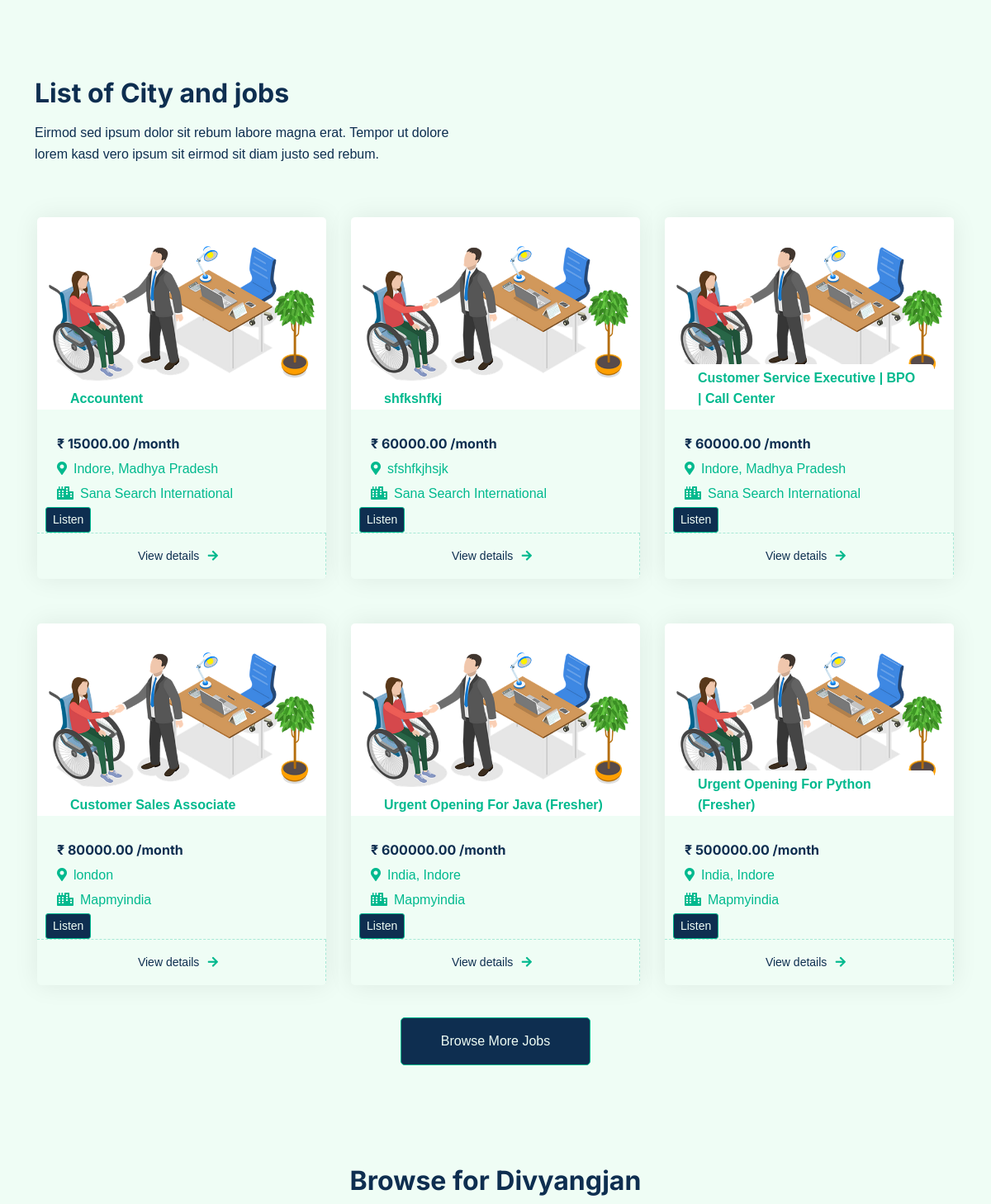
Before: / (middle part) with the older database file.
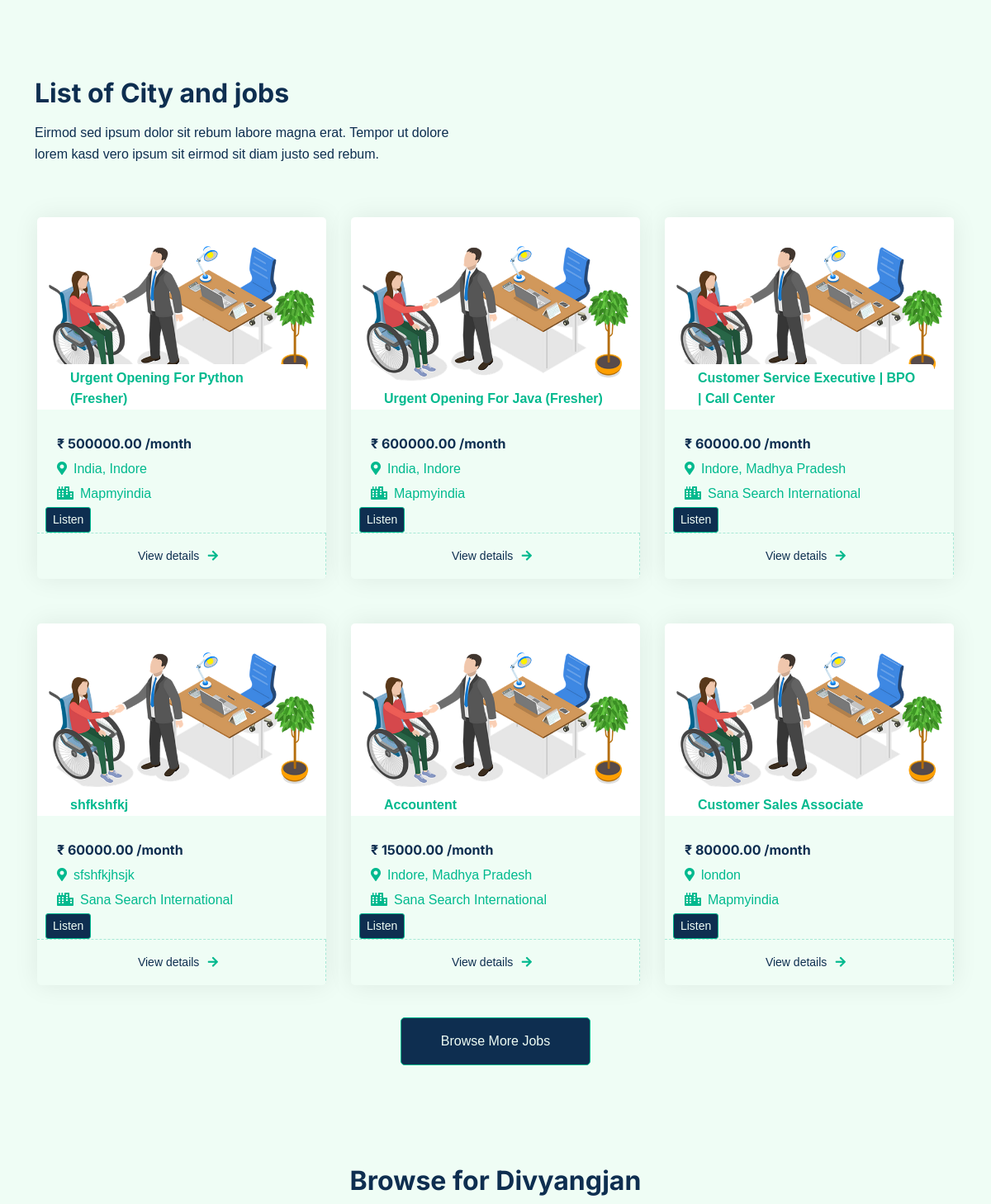
After: the same page with the newer database file.
### usa/models.py (models this page shows, shortened)
class Job(models.Model):
    job_id = models.AutoField(primary_key=True)
    job_title = models.CharField(max_length=255)
    location = models.CharField(max_length=255)
    job_type_choices = [
        ('marketing', 'Marketing'),
        ('design', 'Design'),
        ('development', 'Development'),
        ('customer', 'Customer'),
        ('health_caare', 'Health and Caare'),
        ('automotive', 'Automotive jobs'),
        ('data_entry', 'Data entry'),
        ('call_center', 'Call center'),
    ]
    job_type = models.CharField(max_length=20, choices=job_type_choices)
    mode_choices = [
        ('hibrid', 'Hibrid'),
        ('remote', 'Remote'),
        ('wfo', 'WFO')
    ]
    mode = models.CharField(max_length=10, choices=mode_choices)
    time_choices = [
        ('full_time', 'Full Time'),
        ('part_time', 'Part Time'),
        ('internship', 'Internship'),
    ]
    time = models.CharField(max_length=10, choices=time_choices)
    categories_choices = [
        ('government', 'Government'),
        ('private', 'Private'),
    ]
    categories = models.CharField(max_length=10, choices=categories_choices)
    disability_types = models.ManyToManyField('DisabilityType', related_name='jobs', blank=True)
    salary = models.DecimalField(max_digits=10, decimal_places=2)
    hours = models.PositiveIntegerField()
    about = RichTextField()
    updated_at = models.DateTimeField(auto_now=True)
    company = models.ForeignKey(Companies, on_delete=models.CASCADE, related_name='jobs', default=None)
    last_date = models.DateField(blank=True, null=True)
    is_published = models.BooleanField(default=False)
    is_closed = models.BooleanField(default=False)
    image = models.ImageField(upload_to='job_images/', default='default_job_banner.jpg')
    posted_by = models.ForeignKey('auth.User', on_delete=models.CASCADE)
    print(f"current directory {getcwd()}")
    objects = JobManager()

class Companies(models.Model):
    user = models.OneToOneField(User, on_delete=models.CASCADE, related_name='company_profile')
    name = models.CharField(max_length=300)
    description = RichTextField()
    industry_type = models.CharField(max_length=50, blank=True, null=True)
    logo = models.ImageField(upload_to='company_logos/', blank=True, null=True)
    url = models.URLField(max_length=200, blank=True, null=True)

### usa/views.py (the view)
# urls.py: path('', index, name='index'),  # Add the landing page path
def index(request):
    current_year = datetime.now()
    year = current_year.year
    published_jobs = Job.objects.filter(is_published=True).order_by('-updated_at')
    jobs = published_jobs.filter(is_closed=False)
    no_marketing = len(Job.objects.filter(job_type='marketing'))
    no_design = len(Job.objects.filter(job_type='design'))
    no_development = len(Job.objects.filter(job_type='development'))
    no_customer = len(Job.objects.filter(job_type='customer'))
    no_health_caare = len(Job.objects.filter(job_type='health_caare'))
    no_automotive = len(Job.objects.filter(job_type='automotive'))
    no_data_entry = len(Job.objects.filter(job_type='data_entry'))
    no_call_center = len(Job.objects.filter(job_type='call_center'))
    no_all_jobs = len(jobs)
    context = {
        'jobs': jobs,
        'no_marketing': no_marketing,
        'no_design': no_design,
        'no_development': no_development,
        'no_customer': no_customer,
        'no_health_caare': no_health_caare,
        'no_automotive': no_automotive,
        'no_data_entry':no_data_entry,
        'no_call_center':no_call_center,
        'year': year,
        'no_all_jobs': no_all_jobs,
    }
    template_name = "index.html"
    return render(request, template_name, context)

### usa/models.py (called while the page is built)
    def get_queryset(self):
        return JobQuerySet(self.model, using=self._db)

### templates/index.html (shortened to what this page needs)
{% load static %}
{% include 'header.html' %}
        <div class="container-xxl py-5">
            <div class="container">
                <div class="row g-0 gx-5 align-items-end">
                    <div class="col-lg-6">
                        <div class="text-start mx-auto mb-5 wow slideInLeft" data-wow-delay="0.1s">
                            <h1 class="mb-3">List of City and jobs</h1>
                            <p>Eirmod sed ipsum dolor sit rebum labore magna erat. Tempor ut dolore lorem kasd vero ipsum sit eirmod sit diam justo sed rebum.</p>
                        </div>
                    </div>
                </div>
                <div class="tab-content">
                    <div id="tab-1" class="tab-pane fade show p-0 active">
                        <div class="row g-4">
                            {% for job in jobs|slice:":6" %}
                            <div class="col-lg-4 col-md-6 wow fadeInUp" data-wow-delay="0.1s" style="background-color: var(--light);">
                                <div class="property-item rounded overflow-hidden">
                                    <div class="position-relative overflow-hidden">
                                        <a href=""><img class="img-fluid" src="{{job.image.url}}" alt="card-Image"></a>
                                        <div class="bg-white rounded-top text-primary position-absolute start-0 bottom-0 mx-4 pt-1 px-3">{{ job.job_title }}</div>
                                    </div>
                                    <div class="p-4 pb-0">
                                        <h5 class="d-block h6 mb-2" style="color: var(--dark);">₹ {{ job.salary }} /month</h5>
                                        <p class="d-block mb-1"><i class="fa fa-map-marker-alt text-primary me-2"></i>{{ job.location }}</p>
                                        <p class="d-block mb-1"><i class="fa fa-sharp fa-light fa-city text-primary me-2"></i>{{ job.company.name }}</p>
                                    </div>
                                    <button onclick="speakJob('{{ job.job_title }}', '{{ job.salary }}', '{{ job.location }}', '{{ job.company.name }}')" class="btn btn-sm btn-primary" style="margin-left: 10px;">
                                        Listen
                                    </button>
                                    <a href="{% url 'usa:login' %}">
                                        <div class="d-flex border-top">
                                            <small class="flex-fill text-center border-end py-3" style="color: var(--dark);">View details<i class="fa fa-duotone fa-arrow-right text-primary me-2" style="margin-left: 3%;"></i></small>
                                        </div>
                                    </a>
                                </div>
                            </div>
                            {% endfor %}
                            <div class="col-12 text-center wow fadeInUp" data-wow-delay="0.1s">
                                <a class="btn btn-primary py-3 px-5" href="{% url 'usa:property_list' %}">Browse More Jobs</a>
                            </div>
                        </div>
                    </div>
                </div>
            </div>
        </div>
        <div class="container-xxl py-5" id="blogs">
            <div class="container">
                <div class="text-center mx-auto mb-5 wow fadeInUp" data-wow-delay="0.1s" style="max-width: 600px;">
                    <h1 class="mb-3">Browse for Divyangjan</h1>
                </div>
                <br>
            </div>
        </div>
{% include 'footer.html' %}

Changed rows visible on the page:
changed Job "Urgent Opening For Python (Fresher)": moves up the list
changed Job "Urgent Opening For Java (Fresher)": moves up the list
changed Job "Customer Service Executive | BPO | Call Center": moves down the list
changed Job "shfkshfkj": moves down the list
